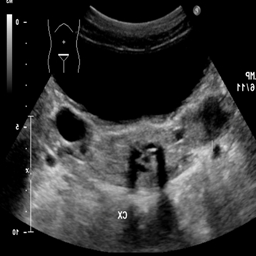
#> input picture data/raw/UltraSound/Ovarian_US/complex_cyst/complex_cyst_0229.jpg, 256 x 256 px; its folder holds only this picture in this run
$ python -i ultrasound_preprocessor.py   (imports and definitions only)   (older library calls are emulated)
#> lines starting #> are read from the running program, lines starting #| are printed output that depends on the picture
### backend/configs/preprocessing_config.py
"""
Ultrasound Preprocessing Configuration
Configurable parameters for ultrasound image preprocessing pipeline
"""

from typing import Dict, Any
import os


class PreprocessingConfig:
    """Configuration for ultrasound image preprocessing"""

    # ===== GRAYSCALE CONFIGURATION =====
    CONVERT_TO_GRAYSCALE = True

    # ===== RESIZING CONFIGURATION =====

    # Target resolution for preprocessing
    TARGET_WIDTH = 224
    TARGET_HEIGHT = 224

    # Interpolation method: 'linear', 'cubic', 'nearest', 'lanczos'
    RESIZE_INTERPOLATION = 'linear'

    # Maintain aspect ratio (True) or force exact dimensions (False)
    MAINTAIN_ASPECT_RATIO = True

    # Padding color when maintaining aspect ratio
    PADDING_COLOR = 0  # Black

    # ===== SPECKLE NOISE REDUCTION CONFIGURATION =====

    # Noise reduction method: 'lee' or 'srad'
    NOISE_REDUCTION_METHOD = 'srad'

    # Lee filter parameters
    LEE_FILTER_SIZE = 5  # Kernel size (must be odd)
    LEE_FILTER_ITERATIONS = 1  # Number of iterations

    # SRAD parameters (Speckle Reducing Anisotropic Diffusion)
    SRAD_ITERATIONS = 5  # Number of diffusion iterations (conservative initial test)
    SRAD_TIME_STEP = 0.05  # Time step for numerical stability (0.01-0.25)
    SRAD_Q0 = None  # Speckle scale parameter (None = auto-estimate from image)
    SRAD_KERNEL_SIZE = 3  # Kernel size for local statistics (3-5)
    SRAD_Q0_ESTIMATION_REGION = 'center'  # 'center', 'corners', or 'full' for q0 estimation

    # ===== CLAHE CONFIGURATION =====

    # CLAHE clip limit (contrast enhancement)
    CLAHE_CLIP_LIMIT = 2.0

    # CLAHE tile grid size (for local contrast)
    CLAHE_TILE_SIZE = (8, 8)

    # ===== NORMALIZATION CONFIGURATION =====

    # Normalization method: 'minmax', 'zscore', 'percentile'
    NORMALIZATION_METHOD = 'minmax'

    # Min-max normalization range
    NORMALIZATION_MIN = 0.0
    NORMALIZATION_MAX = 1.0

    # Z-score parameters
    Z_SCORE_MEAN = 0.0
    Z_SCORE_STD = 1.0

    # Percentile normalization
    PERCENTILE_LOWER = 1.0
    PERCENTILE_UPPER = 99.0

    # ===== OUTPUT DIRECTORY CONFIGURATION =====

    # Base directory for preprocessing outputs
    OUTPUT_BASE_DIR = "preprocessing_outputs"

    # Subdirectories for each stage
    STAGE_DIRECTORIES = {
        'original': 'original',
        'resized': 'resized',
        'denoised': 'denoised',
        'clahe': 'clahe_enhanced',
        'normalized': 'normalized'
    }

    # Image format for outputs
    OUTPUT_FORMAT = 'png'

    # Quality for lossy formats (if using JPEG)
    OUTPUT_QUALITY = 95

    # ===== LOGGING CONFIGURATION =====

    # Log level: 'DEBUG', 'INFO', 'WARNING', 'ERROR'
    LOG_LEVEL = 'INFO'

    # Log file path
    LOG_FILE = 'preprocessing.log'

    # Log to console
    LOG_TO_CONSOLE = True

    # ===== ERROR HANDLING CONFIGURATION =====

    # Continue processing on error (True) or stop (False)
    CONTINUE_ON_ERROR = False

    # Save intermediate results even if later stages fail
    SAVE_INTERMEDIATE_ON_ERROR = True

    @classmethod
    def get_output_path(cls, stage: str, image_id: str) -> str:
        """
        Get output path for a specific preprocessing stage

        Args:
            stage: Preprocessing stage name
            image_id: Image identifier

        Returns:
            Full path to output file
        """
        stage_dir = cls.STAGE_DIRECTORIES.get(stage, stage)
        filename = f"{image_id}.{cls.OUTPUT_FORMAT}"
        return os.path.join(cls.OUTPUT_BASE_DIR, stage_dir, filename)

    @classmethod
    def ensure_output_directories(cls) -> None:
        """Create all output directories if they don't exist"""
        for stage_dir in cls.STAGE_DIRECTORIES.values():
            dir_path = os.path.join(cls.OUTPUT_BASE_DIR, stage_dir)
            os.makedirs(dir_path, exist_ok=True)

    # [53 lines left out: functions get_resize_params, get_noise_reduction_params, get_clahe_params, get_normalization_params, not called in this run]

### backend/preprocessing/ultrasound_preprocessor.py
"""
Ultrasound Preprocessor
Implements the ultrasound preprocessing pipeline using PreprocessingConfig.

Pipeline:
    Original Image
        ↓
    Grayscale Conversion
        ↓
    Resize to 224 × 224
        ↓
    SRAD Speckle Noise Reduction
        ↓
    CLAHE Contrast Enhancement
        ↓
    Min-Max Normalization
        ↓
    Final Preprocessed Image
"""

import os
import logging
from typing import Optional, Tuple

import cv2
import numpy as np

from configs.preprocessing_config import PreprocessingConfig

class UltrasoundPreprocessor:
    """Preprocessing pipeline for ultrasound images."""

    def __init__(self, config=PreprocessingConfig):
        """
        Initialize the ultrasound preprocessor.

        Args:
            config: PreprocessingConfig class containing pipeline parameters.
        """
        self.config = config

        # Create output directories
        self.config.ensure_output_directories()

        # Configure logging
        self._setup_logging()

    # ============================================================
    # LOGGING
    # ============================================================

    def _setup_logging(self):
        """Configure logging for the preprocessing pipeline."""

        self.logger = logging.getLogger("UltrasoundPreprocessor")

        if not self.logger.handlers:
            self.logger.setLevel(
                getattr(logging, self.config.LOG_LEVEL)
            )

            formatter = logging.Formatter(
                "%(asctime)s - %(levelname)s - %(message)s"
            )

            if self.config.LOG_TO_CONSOLE:
                console_handler = logging.StreamHandler()
                console_handler.setFormatter(formatter)
                self.logger.addHandler(console_handler)

            if self.config.LOG_FILE:
                file_handler = logging.FileHandler(
                    self.config.LOG_FILE
                )
                file_handler.setFormatter(formatter)
                self.logger.addHandler(file_handler)

    # ============================================================
    # IMAGE LOADING
    # ============================================================

    def load_image(self, image_path: str) -> np.ndarray:
        """
        Load an ultrasound image.

        Args:
            image_path: Path to input image.

        Returns:
            Image as NumPy array.
        """

        if not os.path.exists(image_path):
            raise FileNotFoundError(
                f"Image not found: {image_path}"
            )

        image = cv2.imread(
            image_path,
            cv2.IMREAD_UNCHANGED
        )
#> image is the input picture: shape (256, 256, 3); mean B, G, R 48.8, 48.9, 48.9

        if image is None:
            raise ValueError(
                f"Unable to read image: {image_path}"
            )

        self.logger.info(
            f"Loaded image: {image_path}"
        )

        return image

    # ============================================================
    # GRAYSCALE CONVERSION
    # ============================================================

    def convert_to_grayscale(
        self,
        image: np.ndarray
    ) -> np.ndarray:
        """
        Convert image to grayscale if enabled in configuration.

        Args:
            image: Input image.

        Returns:
            Grayscale image.
        """

        if not self.config.CONVERT_TO_GRAYSCALE:
            return image

        # Already grayscale
        if len(image.shape) == 2:
            return image

        # BGRA → grayscale
        if image.shape[2] == 4:
            image = cv2.cvtColor(
                image,
                cv2.COLOR_BGRA2GRAY
            )

        # BGR → grayscale
        elif image.shape[2] == 3:
            image = cv2.cvtColor(
                image,
                cv2.COLOR_BGR2GRAY
            )
#> image: shape (256, 256)

        else:
            raise ValueError(
                f"Unsupported number of channels: "
                f"{image.shape[2]}"
            )

        self.logger.debug(
            "Converted image to grayscale"
        )

        return image

    # ============================================================
    # RESIZING
    # ============================================================

    def resize_image(
        self,
        image: np.ndarray
    ) -> np.ndarray:
        """
        Resize image according to configuration.

        Supports aspect-ratio-preserving resize with padding
        or direct resizing to the target dimensions.
        """

        target_width = self.config.TARGET_WIDTH
        target_height = self.config.TARGET_HEIGHT

        if not self.config.MAINTAIN_ASPECT_RATIO:

            resized = cv2.resize(
                image,
                (target_width, target_height),
                interpolation=self._get_interpolation()
            )

            return resized

        # Original dimensions
        height, width = image.shape[:2]

        if width == 0 or height == 0:
            raise ValueError(
                "Invalid image dimensions."
            )

        # Scale while maintaining aspect ratio
        scale = min(
            target_width / width,
            target_height / height
        )

        new_width = max(
            1,
            int(round(width * scale))
        )

        new_height = max(
            1,
            int(round(height * scale))
        )

        resized = cv2.resize(
            image,
            (new_width, new_height),
            interpolation=self._get_interpolation()
        )

        # Create padded output
        padded = np.full(
            (target_height, target_width),
            self.config.PADDING_COLOR,
            dtype=resized.dtype
        )

        # Center image
        x_offset = (target_width - new_width) // 2
        y_offset = (target_height - new_height) // 2

        padded[
            y_offset:y_offset + new_height,
            x_offset:x_offset + new_width
        ] = resized

        return padded

    def _get_interpolation(self) -> int:
        """Convert interpolation configuration to OpenCV constant."""

        interpolation = self.config.RESIZE_INTERPOLATION.lower()

        mapping = {
            "nearest": cv2.INTER_NEAREST,
            "linear": cv2.INTER_LINEAR,
            "cubic": cv2.INTER_CUBIC,
            "lanczos": cv2.INTER_LANCZOS4
        }

        if interpolation not in mapping:
            raise ValueError(
                f"Unsupported interpolation method: "
                f"{interpolation}"
            )

        return mapping[interpolation]

    # ============================================================
    # SRAD SPECKLE NOISE REDUCTION
    # ============================================================

    def apply_srad(
        self,
        image: np.ndarray
    ) -> np.ndarray:
        """
        Apply Speckle Reducing Anisotropic Diffusion (SRAD).

        Uses the configuration parameters:
            SRAD_ITERATIONS
            SRAD_TIME_STEP
            SRAD_Q0
            SRAD_KERNEL_SIZE
            SRAD_Q0_ESTIMATION_REGION
        """

        # Convert to float
        img = image.astype(np.float32)

        # Normalize temporarily to [0, 1]
        min_val = np.min(img)
#> min_val = 0
        max_val = np.max(img)
#> max_val = 249

        if max_val > min_val:
            img = (img - min_val) / (
                max_val - min_val
            )
        else:
            return image.copy()

        iterations = self.config.SRAD_ITERATIONS
        dt = self.config.SRAD_TIME_STEP
        kernel_size = self.config.SRAD_KERNEL_SIZE

        # Estimate q0 automatically if required
        q0 = self.config.SRAD_Q0

        if q0 is None:
            q0 = self._estimate_q0(
                img
            )

        q0 = max(float(q0), 1e-6)

        for _ in range(iterations):

            # Local statistics
            mean = cv2.blur(
                img,
                (kernel_size, kernel_size)
            )

            mean_sq = cv2.blur(
                img * img,
                (kernel_size, kernel_size)
            )

            variance = np.maximum(
                mean_sq - mean * mean,
                0
            )

            coefficient_of_variation_sq = (
                variance /
                (mean * mean + 1e-8)
            )

            # SRAD diffusion coefficient
            numerator = (
                coefficient_of_variation_sq
                - q0 * q0
            )

            denominator = (
                q0 * q0 *
                (1.0 + q0 * q0)
                + 1e-8
            )

            diffusion = 1.0 / (
                1.0 +
                np.maximum(
                    numerator / denominator,
                    0
                )
            )

            # Approximate diffusion using Laplacian
            laplacian = cv2.Laplacian(
                img,
                cv2.CV_32F
            )

            img = img + (
                dt * diffusion * laplacian
            )

            img = np.clip(
                img,
                0.0,
                1.0
            )

        # Convert back to 8-bit
        result = (
            img * 255.0
        ).astype(np.uint8)

        return result

    def _estimate_q0(
        self,
        image: np.ndarray
    ) -> float:
        """
        Estimate SRAD speckle scale parameter q0.
        """

        region = (
            self.config.SRAD_Q0_ESTIMATION_REGION
            .lower()
        )

        height, width = image.shape

        if region == "center":

            h_start = height // 4
            h_end = 3 * height // 4

            w_start = width // 4
            w_end = 3 * width // 4

            sample = image[
                h_start:h_end,
                w_start:w_end
            ]
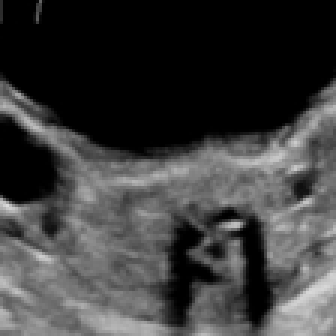
#> sample: shape (112, 112) float32 (shown 3 times larger); min 0, max 0.855, mean 0.238

        elif region == "corners":

            size = min(
                height,
                width
            ) // 4

            samples = [
                image[:size, :size],
                image[:size, -size:],
                image[-size:, :size],
                image[-size:, -size:]
            ]

            sample = np.concatenate(
                [s.flatten() for s in samples]
            )

        else:
            sample = image

        mean = np.mean(sample)
#> mean = 0.238
        std = np.std(sample)
#> std = 0.237

        if mean < 1e-8:
            return 0.1

        q0 = std / mean
#> q0 = 0.994

        return float(
            max(q0, 0.01)
        )

    # ============================================================
    # CLAHE
    # ============================================================

    def apply_clahe(
        self,
        image: np.ndarray
    ) -> np.ndarray:
        """
        Apply Contrast Limited Adaptive Histogram Equalization.
        """

        clahe = cv2.createCLAHE(
            clipLimit=self.config.CLAHE_CLIP_LIMIT,
            tileGridSize=self.config.CLAHE_TILE_SIZE
        )

        enhanced = clahe.apply(
            image
        )

        return enhanced

    # ============================================================
    # NORMALIZATION
    # ============================================================

    def normalize_image(
        self,
        image: np.ndarray
    ) -> np.ndarray:
        """
        Normalize image according to configuration.

        Current default:
            Min-Max normalization → [0, 1]
        """

        method = (
            self.config.NORMALIZATION_METHOD
            .lower()
        )

        image_float = image.astype(
            np.float32
        )

        if method == "minmax":

            old_min = np.min(
                image_float
            )

            old_max = np.max(
                image_float
            )

            if old_max == old_min:
                return np.full_like(
                    image_float,
                    self.config.NORMALIZATION_MIN,
                    dtype=np.float32
                )

            normalized = (
                (image_float - old_min)
                /
                (old_max - old_min)
            )

            new_min = (
                self.config.NORMALIZATION_MIN
            )

            new_max = (
                self.config.NORMALIZATION_MAX
            )

            normalized = (
                normalized *
                (new_max - new_min)
                + new_min
            )

            return normalized.astype(
                np.float32
            )

        elif method == "zscore":

            mean = np.mean(
                image_float
            )

            std = np.std(
                image_float
            )

            if std < 1e-8:
                return np.zeros_like(
                    image_float,
                    dtype=np.float32
                )

            return (
                (image_float - mean) / std
            ).astype(np.float32)

        elif method == "percentile":

            lower = np.percentile(
                image_float,
                self.config.PERCENTILE_LOWER
            )

            upper = np.percentile(
                image_float,
                self.config.PERCENTILE_UPPER
            )

            if upper <= lower:
                return np.zeros_like(
                    image_float,
                    dtype=np.float32
                )

            normalized = (
                (image_float - lower)
                /
                (upper - lower)
            )

            normalized = np.clip(
                normalized,
                0.0,
                1.0
            )

            return normalized.astype(
                np.float32
            )

        else:
            raise ValueError(
                f"Unsupported normalization method: "
                f"{method}"
            )

    # ============================================================
    # SAVE IMAGE
    # ============================================================

    def save_stage(
        self,
        image: np.ndarray,
        stage: str,
        image_id: str
    ) -> str:
        """
        Save an intermediate/final preprocessing stage.
        """

        output_path = (
            self.config.get_output_path(
                stage,
                image_id
            )
        )

        os.makedirs(
            os.path.dirname(output_path),
            exist_ok=True
        )

        # Normalized images are float [0,1].
        # PNG expects an integer representation,
        # so convert only when saving.
        if (
            image.dtype == np.float32
            or image.dtype == np.float64
        ):
            save_image = np.clip(
                image,
                0.0,
                1.0
            )

            save_image = (
                save_image * 255.0
            ).astype(np.uint8)

        else:
            save_image = image

        success = cv2.imwrite(
            output_path,
            save_image
        )

        if not success:
            raise IOError(
                f"Failed to save image: "
                f"{output_path}"
            )

        return output_path

    # ============================================================
    # COMPLETE PIPELINE
    # ============================================================

    def preprocess_image(
        self,
        image_path: str,
        image_id: Optional[str] = None
    ) -> Tuple[np.ndarray, dict]:
        """
        Run the complete ultrasound preprocessing pipeline.

        Pipeline:
            Load
            → Grayscale
            → Resize
            → SRAD
            → CLAHE
            → Min-Max normalization

        Returns:
            final_image:
                Normalized image as float32 in [0,1].

            stage_paths:
                Dictionary containing paths to saved stages.
        """

        if image_id is None:
            image_id = os.path.splitext(
                os.path.basename(image_path)
            )[0]

        stage_paths = {}

        try:

            # ----------------------------------------------------
            # 1. LOAD
            # ----------------------------------------------------

            image = self.load_image(
                image_path
            )

            stage_paths["original"] = (
                self.save_stage(
                    image,
                    "original",
                    image_id
                )
            )

            # ----------------------------------------------------
            # 2. GRAYSCALE
            # ----------------------------------------------------

            image = self.convert_to_grayscale(
                image
            )

            # ----------------------------------------------------
            # 3. RESIZE
            # ----------------------------------------------------

            image = self.resize_image(
                image
            )

            stage_paths["resized"] = (
                self.save_stage(
                    image,
                    "resized",
                    image_id
                )
            )

            # ----------------------------------------------------
            # 4. SRAD
            # ----------------------------------------------------

            if (
                self.config.NOISE_REDUCTION_METHOD
                .lower()
                == "srad"
            ):

                image = self.apply_srad(
                    image
                )
#> the loop in apply_srad, `for _ in range(iterations):` made 5 passes
#> pass 1, in apply_srad, `mean = cv2.blur( img, (kernel_size, kernel_size) )`:
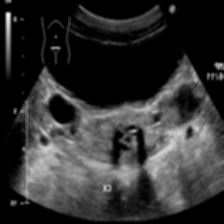
#> mean: shape (224, 224) float32; min 0, max 0.989, mean 0.196
#> pass 1, in apply_srad, `mean_sq = cv2.blur( img * img, (kernel_size, kernel_size) )`:
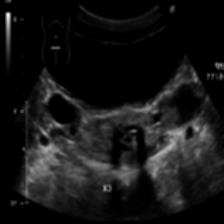
#> mean_sq: shape (224, 224) float32; min 0, max 0.978, mean 0.0878
#> pass 1, in apply_srad, `variance = np.maximum( mean_sq - mean * mean, 0 )`:
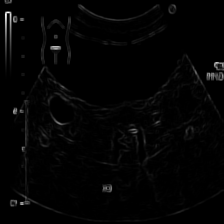
#> variance: shape (224, 224) float32; min 0, max 0.167, mean 0.00272; drawn with min black and max white
#> (the rest of the program and of its run is left out)
